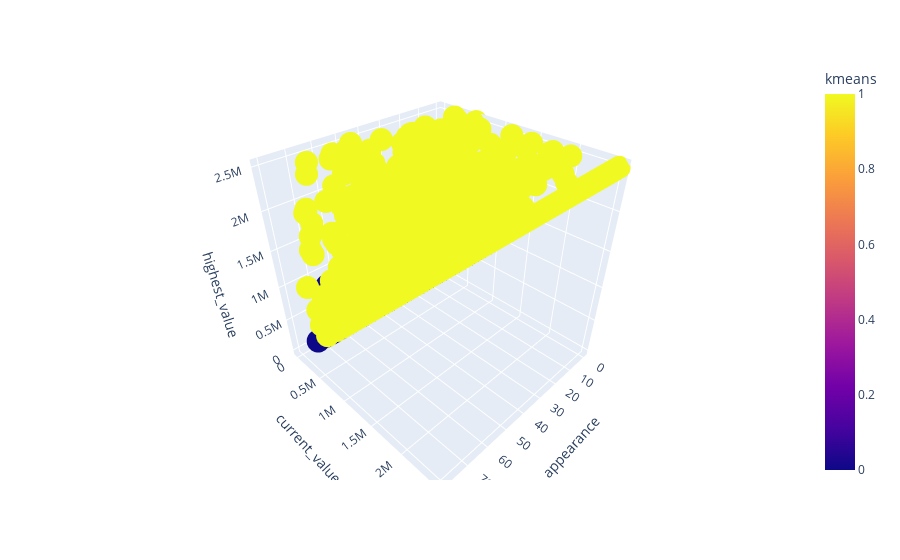

The code cell stored with this chart in its notebook:
### Code cell
import plotly
import plotly.express as px

fig = px.scatter_3d(X, x='appearance', y='current_value', z='highest_value',
              color='kmeans')
fig.show()

### Figure 1 — Plotly figure (JSON) as saved in the notebook; plotly's stock layout.template omitted (floating-point values rounded to 4 significant figures; data arrays with more than 128 entries replaced by an {"elided": "..."} marker saying what was removed)
{"data": [{"hovertemplate": "appearance=%{x}<br>current_value=%{y}<br>highest_value=%{z}<br>kmeans=%{marker.color}<extra></extra>", "legendgroup": "", "marker": {"color": {"elided": "5290 int values"}, "coloraxis": "coloraxis", "symbol": "circle"}, "mode": "markers", "name": "", "scene": "scene", "showlegend": false, "type": "scatter3d", "x": {"elided": "5290 int values"}, "y": {"elided": "5290 int values"}, "z": {"elided": "5290 int values"}}], "layout": {"coloraxis": {"colorbar": {"title": {"text": "kmeans"}}, "colorscale": [[0, "#0d0887"], [0.1111, "#46039f"], [0.2222, "#7201a8"], [0.3333, "#9c179e"], [0.4444, "#bd3786"], [0.5556, "#d8576b"], [0.6667, "#ed7953"], [0.7778, "#fb9f3a"], [0.8889, "#fdca26"], [1, "#f0f921"]]}, "legend": {"tracegroupgap": 0}, "margin": {"t": 60}, "scene": {"domain": {"x": [0, 1], "y": [0, 1]}, "xaxis": {"title": {"text": "appearance"}}, "yaxis": {"title": {"text": "current_value"}}, "zaxis": {"title": {"text": "highest_value"}}}}}
